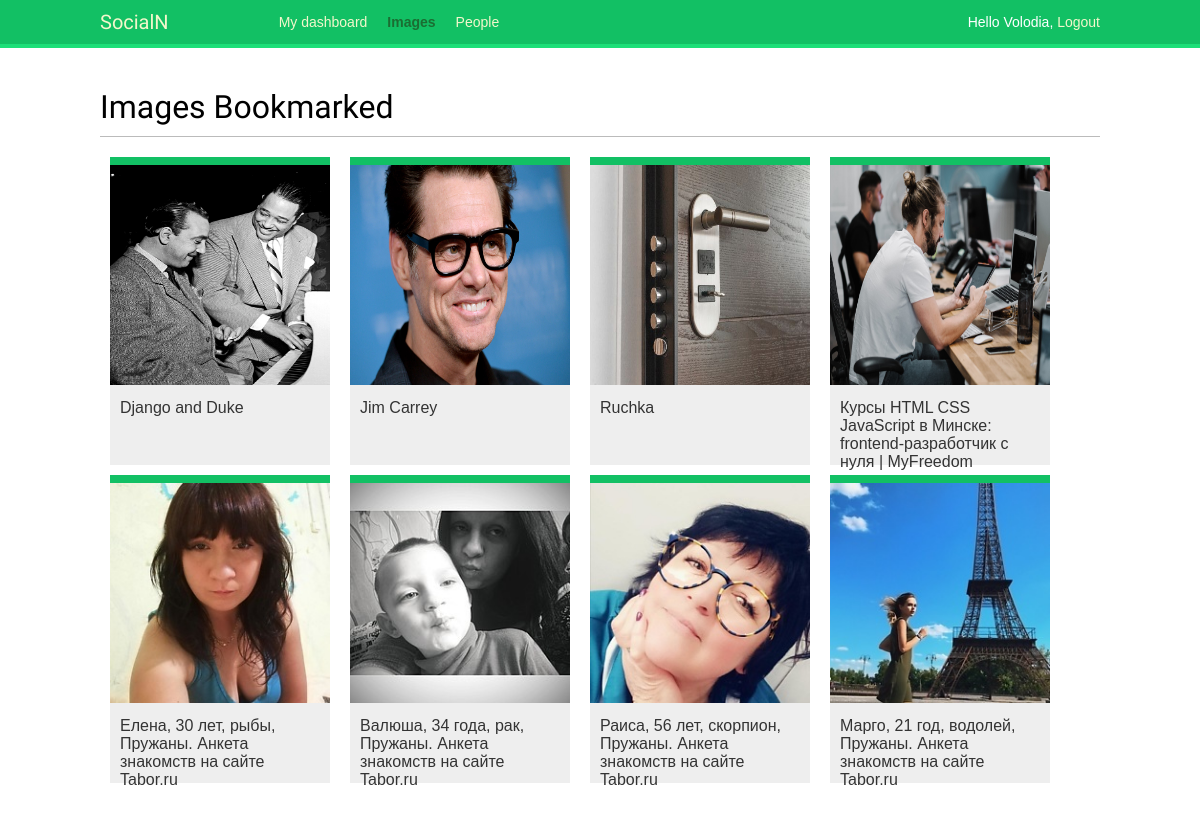
The page /images/ (signed in) on the database its author committed.
### images/models.py (models this page shows, shortened)
class Image(models.Model):
    user = models.ForeignKey(
        settings.AUTH_USER_MODEL,
        related_name="images_created",
        on_delete=models.CASCADE,
    )
    title = models.CharField(max_length=200)
    slug = AutoSlugField(populate_from='title')
    url = models.URLField()
    image = models.ImageField(upload_to="images/%Y/%m/%d")
    description = models.TextField(blank=True)
    created = models.DateField(auto_now_add=True, db_index=True)
    users_like = models.ManyToManyField(
        settings.AUTH_USER_MODEL, related_name="images_liked", blank=True
    )
    total_likes = models.PositiveIntegerField(db_index=True, default=0)
    def get_absolute_url(self):
        return reverse("images:detail", args=[self.id, self.slug])

### images/views.py (the view)
# urls.py: path('', views.image_list, name='list'),
@login_required
def image_list(request):
    images = Image.objects.all()
    paginator = Paginator(images, 8)
    page = request.GET.get('page')
    try:
        images = paginator.page(page)
    except PageNotAnInteger:
        images = paginator.page(1)
    except EmptyPage:
        if request.is_ajax():
            return HttpResponse('')
        images = paginator.page(paginator.num_pages)
    if request.is_ajax():
        return render(request,
                      'images/image/list_ajax.html',
                      {'section': 'images', 'images': images})
    return render(request,
                  'images/image/list.html',
                   {'section': 'images', 'images': images})

### images/templates/images/image/list.html (shortened to what this page needs)
{% extends 'base.html' %}
{% block content %}
<h1>Images Bookmarked</h1>
<div id="image-list">
    {% include 'images/image/list_ajax.html' %}
</div>
{% endblock %}

### account/templates/base.html (shortened to what this page needs)
{% load static %}
{% load staticfiles %}
<!DOCTYPE html>
<html>
<head>
    <link href="{% static 'css/base.css' %}" rel="stylesheet">
</head>
<body>
    <div id="header">
        <span class="logo">SocialN</span>
        {% if request.user.is_authenticated %}
        <ul class="menu">
            <li {% if section == 'dashboard' %} class="selected" {% endif %}>
                <a href="{% url 'dashboard' %}">My dashboard</a>
            </li>
            <li {% if section == 'images' %} class="selected" {% endif %}>
                <a href="{% url 'images:list' %}">Images</a>
            </li>
            <li {% if section == 'people' %} class="selected" {% endif %}>
                <a href="{% url 'user_list' %}">People</a>
            </li>
        </ul>
        {% endif %}
        <span class="user">
            {% if request.user.is_authenticated %}
            Hello {{ request.user.first_name }},
            <a href="{% url 'logout' %}">Logout</a>
            {% else %}
            <a href="{% url 'login' %}">Log-in</a>
            {% endif %}
        </span>
    </div>
    <div id="content">
        {% block content %}{% endblock %}
</body>
</html>

### images/templates/images/image/list_ajax.html
{% load thumbnail %}
{% for image in images %}
    <div class='image'>
        <a href='{{ image.get_absolute_url }}'>
            {% thumbnail image.image "300x300" crop="100%" as im %}
                <a href="{{ image.get_absolute_url }}">
                    <img src="{{ im.url }}">
                </a>
            {% endthumbnail %}
        </a>
        <div class='info'>
            <a href='{{ image.get_absolute_url }}' class='title'>{{ image.title }}</a>
        </div>
    </div>
{% endfor %}

### account/static/css/base.css (style rules this page uses)
body { margin:0; padding:0; font-family:helvetica, sans-serif; }
a { color:#12c064; text-decoration:none; }
h1, h2, h3, h4, h5 , h6 { font-family: 'Muli', sans-serif; font-weight:normal; }
h1 { border-bottom:1px solid #bbb; padding:0 0 10px 0; margin:10px 0 20px 0; }
#header { padding:10px 100px; font-size:14px; background:#12c064; color:#fff; border-bottom:4px solid #1cdf78; overflow:auto; }
#header .logo { font-family: 'Muli', sans-serif; float:left; color:#f3f7cc; font-size:20px; margin-right:10%; }
#header ul.menu { list-style:none; float:left; margin:0; padding:0; }
#header ul.menu li { float:left; padding:4px 10px; }
#header ul.menu li.selected a, #header ul.menu li.selected a:hover { color:#1b6d32; font-weight:bold; }
#header a { color:#f3f7cc; }
#header .user { float:right; padding-top:4px; }
#content { padding:30px 100px; }
#image-list { overflow:auto; }
#image-list .image { float:left; width:220px; height:300px; margin:0 10px 10px 10px; border-top:8px solid #12c064; background:#eee; }
#image-list img { width:220px; height:220px; }
#image-list .info { padding:10px; }
#image-list .info a { color:#333; }

### rows shown on the page
Image: shows a picture, title "Django and Duke"
Image: shows a picture, title "Jim Carrey"
Image: shows a picture, title "Ruchka"
Image: shows a picture, title "Курсы HTML CSS JavaScript в Минске: frontend-разработчик с нуля | MyFreedom"
Image: shows a picture, title "Елена, 30 лет, рыбы, Пружаны. Анкета знакомств на сайте Tabor.ru"
Image: shows a picture, title "Валюша, 34 года, рак, Пружаны. Анкета знакомств на сайте Tabor.ru"
Image: shows a picture, title "Раиса, 56 лет, скорпион, Пружаны. Анкета знакомств на сайте Tabor.ru"
Image: shows a picture, title "Марго, 21 год, водолей, Пружаны. Анкета знакомств на сайте Tabor.ru"

### other values the page prints
{{ request.user.first_name }} "Volodia"
